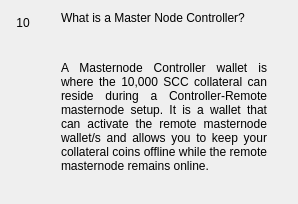
                  <widget class="QWidget" name="widgetFaq10" native="true">
                   <layout class="QHBoxLayout" name="horizontalpage_10" stretch="0,1">
                    <item alignment="Qt::AlignTop">
                     <widget class="QLabel" name="labelNumber10">
                      <property name="minimumSize">
                       <size>
                        <width>24</width>
                        <height>24</height>
                       </size>
                      </property>
                      <property name="maximumSize">
                       <size>
                        <width>16777215</width>
                        <height>24</height>
                       </size>
                      </property>
                      <property name="text">
                       <string>10</string>
                      </property>
                      <property name="alignment">
                       <set>Qt::AlignCenter</set>
                      </property>
                     </widget>
                    </item>
                    <item>
                     <layout class="QVBoxLayout" name="verticalLayoutpage_10">
                      <property name="leftMargin">
                       <number>20</number>
                      </property>
                      <property name="rightMargin">
                       <number>20</number>
                      </property>
                      <item>
                       <widget class="QLabel" name="labelSubtitle10">
                        <property name="text">
                         <string>What is a Master Node Controller?</string>
                        </property>
                        <property name="wordWrap">
                         <bool>true</bool>
                        </property>
                       </widget>
                      </item>
                      <item>
                       <spacer name="verticalSpacer_100">
                        <property name="orientation">
                         <enum>Qt::Vertical</enum>
                        </property>
                        <property name="sizeType">
                         <enum>QSizePolicy::Fixed</enum>
                        </property>
                        <property name="sizeHint" stdset="0">
                         <size>
                          <width>20</width>
                          <height>30</height>
                         </size>
                        </property>
                       </spacer>
                      </item>
                      <item>
                       <widget class="QLabel" name="labelContent10">
                        <property name="text">
                         <string>&lt;html&gt;&lt;head/&gt;&lt;body&gt;&lt;p align=&quot;justify&quot;&gt;A Masternode Controller wallet is where the 10,000 SCC collateral can reside during a Controller-Remote masternode setup. It is a wallet that can activate the remote masternode wallet/s and allows you to keep your collateral coins offline while the remote masternode remains online. &lt;/p&gt;&lt;/body&gt;&lt;/html&gt;</string>
                        </property>
                        <property name="alignment">
                         <set>Qt::AlignLeading|Qt::AlignLeft|Qt::AlignTop</set>
                        </property>
                        <property name="wordWrap">
                         <bool>true</bool>
                        </property>
                       </widget>
                      </item>
                      <item>
                       <spacer name="verticalSpacer_92">
                        <property name="orientation">
                         <enum>Qt::Vertical</enum>
                        </property>
                        <property name="sizeHint" stdset="0">
                         <size>
                          <width>20</width>
                          <height>20</height>
                         </size>
                        </property>
                       </spacer>
                      </item>
                     </layout>
                    </item>
                   </layout>
                  </widget>
